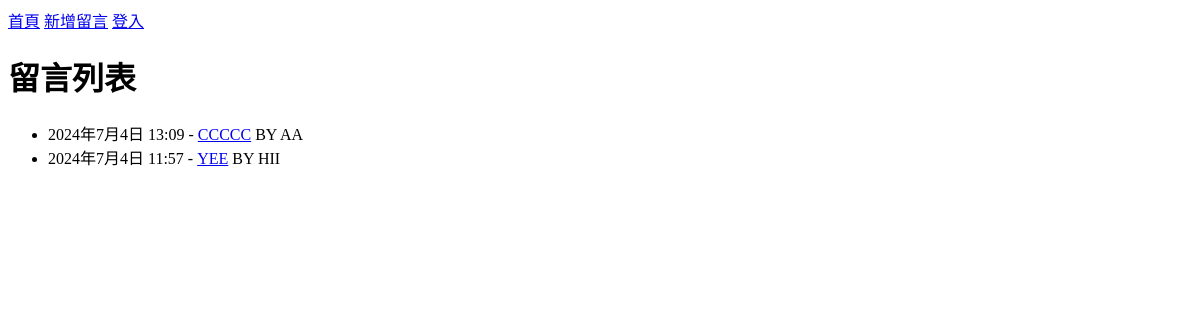
Page /message/ on the earlier database version.
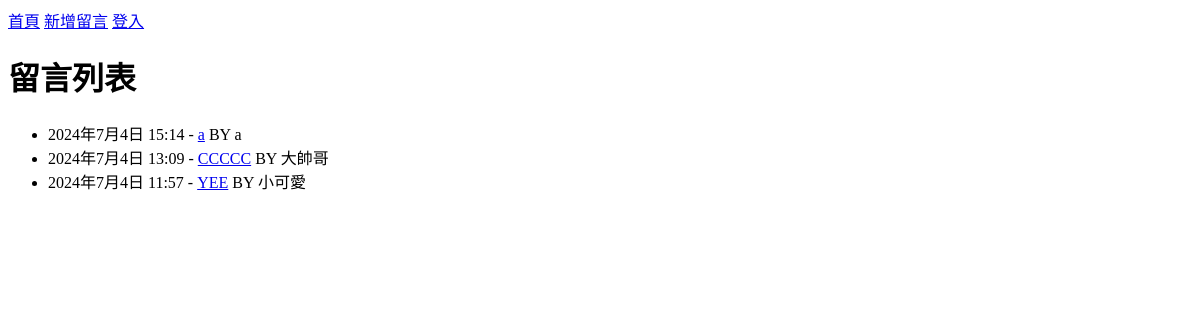
Same page on the later database version.
### message/models.py (models this page shows, shortened)
class Message(models.Model):
    user = models.CharField('留言者', max_length=30)
    receipt = models.CharField('收件人', max_length=60)
    subject = models.CharField('留言主題', max_length=60)
    content = models.TextField('留言內容')
    created = models.DateTimeField('留言時間', auto_now_add=True)

### message/views.py (the view)
# urls.py: path('', views.MessageList.as_view(), name='msg_list'),  # message/ => 留言列表
class MessageList(ListView):
    model = Message
    ordering = ['-created']

### message/templates/message/message_list.html (shortened to what this page needs)
{% extends 'base.html' %}
{% block content %}
    <h1>留言列表</h1>
    <ul>
        {% for msg in message_list %}
        <li>
            {{ msg.created }} - <a href="{% url 'msg_read' msg.id %}">{{ msg.subject }}</a> BY {{ msg.user }}
        </li>
        {% endfor %}
    </ul>
{% endblock %}

### message/templates/base.html (shortened to what this page needs)
<!DOCTYPE html>
<html lang="zh-hant">
<head>
</head>
<body>
    <a href="{% url 'msg_list' %}">首頁</a>
    <a href="{% url 'msg_create' %}">新增留言</a>
    {% if user.is_authenticated %}
      您好 {{ user.username }}
      <form action="{% url 'logout' %}" method="post">
        {% csrf_token %}
        <button type="submit">登出</button>
      </form>
    {% else %}
      <a href="{% url 'login' %}">登入</a>
    {% endif %}
  <div>
    {% block content %}{% endblock %}
  </div>
</body>
</html>

Differences in the rows shown:
added Message: created "2024年7月4日 15:14", subject "a", user "a"
changed Message "CCCCC": user "AA" → "大帥哥"
changed Message "YEE": user "HII" → "小可愛"
